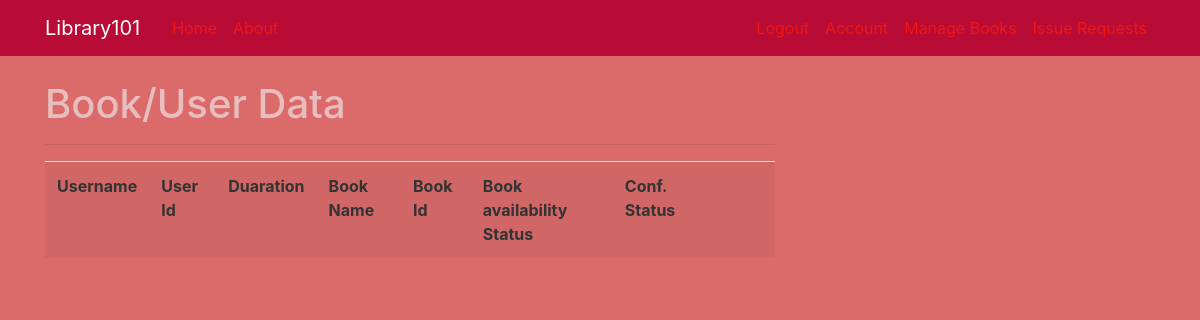
Page /issuers (signed in) on the earlier database version.
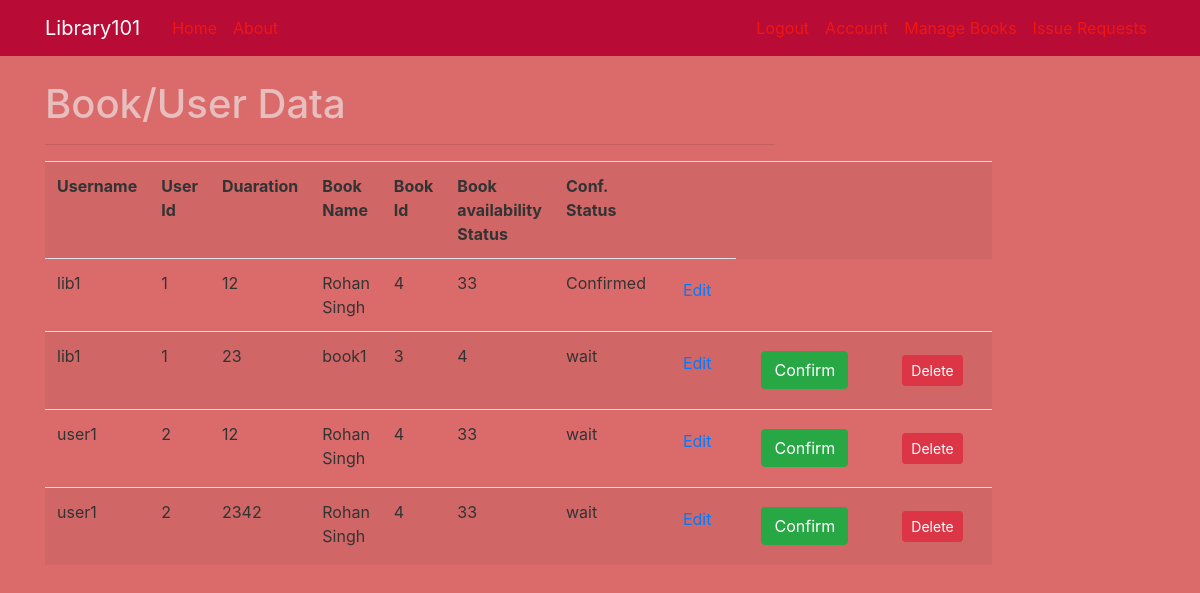
Same page on the later database version.
### web_App/models.py (models this page shows, shortened)
class Irequest(db.Model):
    id = db.Column(db.Integer, primary_key=True)
    book_name = db.Column(db.String(100), nullable=False)
    duration = db.Column(db.Integer, nullable=False)
    image_file = db.Column(db.String(20), nullable=False, default='default.jpg')
    confirmation_status = db.Column(db.String(20), nullable=False, default='wait')
    book_entry_id = db.Column(db.Integer, db.ForeignKey('book.id'), nullable=False)
    user_name = db.Column(db.String(20), db.ForeignKey('user.username'), nullable=False)

class User(db.Model, UserMixin):
    id = db.Column(db.Integer, primary_key=True)
    username = db.Column(db.String(20), unique=True, nullable=False)
    email = db.Column(db.String(120), unique=True, nullable=False)
    image_file = db.Column(db.String(20), nullable=False, default='default.jpg')
    password = db.Column(db.String(200), nullable=False)
    token=db.Column(db.String(20),nullable=True)
    books = db.relationship('Irequest', backref='issuer', lazy=True)
    posts = db.relationship('Post', backref='author', lazy=True)

class Book(db.Model):
    id = db.Column(db.Integer, primary_key=True)
    title = db.Column(db.String(100), nullable=False)
    genre = db.Column(db.String(40))
    writer = db.Column(db.String(20), nullable=False)
    publisher=db.Column(db.String(20), nullable=False)#db.Column(db.DateTime, nullable=False, default=datetime.utcnow)
    summary = db.Column(db.String(200), nullable=False)#db.Column(db.Text, nullable=False)
    availability=db.Column(db.Integer, nullable=False, default=0)
    img_file = db.Column(db.String(20), nullable=False, default='default1.jpeg')
    rating = db.Column(db.Integer ,nullable=False, default=0)
    posts = db.relationship('Post', backref='owner', lazy=True)
    issued = db.relationship('Irequest', backref='issued', lazy=True)

### web_App/route.py (the view)
@app.route("/issuers")
@login_required
def issuers():
    if(current_user.token):
        reqs=Irequest.query.all()
        return render_template('issuers.html', title='User Data', reqs=reqs)
    else:
        flash('Method Not Allowed', 'danger')
        return redirect(url_for('home'))

### web_App/models.py (called while the page is built)
@login_manager.user_loader
def load_user(user_id):
    if User.query.get(int(user_id)):
        return User.query.get(int(user_id))
    elif Librarian.query.get(int(user_id)):
        return Librarian.query.get(int(user_id))

### web_App/templates/issuers.html
{% extends "layout.html" %}
{% block content %}
  <h1>Book/User Data </h1>
  <hr>
  <table class="table table-striped">
    <tr>
      <th>Username</th>
      <th>User Id</th>
      <th>Duaration</th>
      <th>Book Name</th>
      <th>Book Id</th>
      <th>Book availability Status</th>
      <th>Conf. Status</th>
      <th></th>
      <th></th>
      <th></th>
    </tr>
    {% for req in reqs %}
      <tr>
        <td>{{req.user_name}}</td>
        <td>{{req.issuer.id}}</td>
        <td>{{req.duration}}</td>
        <td>{{req.book_name}}</td>
        <td>{{req.book_entry_id}}</td>
        <td>{{req.issued.availability}}</td>
        <td>{{req. confirmation_status}}</td>
        <td><a href="{{ url_for('edit_book', book_id=req.book_entry_id)}}" class="btn btn-default pull-right">Edit</a></td>
        {% if req.confirmation_status == 'wait' %}
        <td>
            <a href="{{ url_for('issue_confirmation', request_id=req.id)}}" class="btn btn-default pull-right">
            <button class="btn btn-success">Confirm</button></a></td>
        <td>
            <a href="{{ url_for('delete_confirmation', request_id=req.id)}}" class="btn btn-default pull-right">
            <button type="button" class="btn btn-danger btn-sm m-1" data-toggle="modal" data-target="#deleteModal">Delete</button></a>
        {% endif %}
        </td>
    </tr>
    {% endfor %}
  </table>
{% endblock %}

Differences in the rows shown:
added Irequest: user_name "lib1", issuer.id "1", duration "12", book_name "Rohan Singh", book_entry_id "4", issued.availability "33", confirmation_status "Confirmed"
added Irequest: user_name "lib1", issuer.id "1", duration "23", book_name "book1", book_entry_id "3", issued.availability "4", confirmation_status "wait"
added Irequest: user_name "user1", issuer.id "2", duration "12", book_name "Rohan Singh", book_entry_id "4", issued.availability "33", confirmation_status "wait"
added Irequest: user_name "user1", issuer.id "2", duration "2342", book_name "Rohan Singh", book_entry_id "4", issued.availability "33", confirmation_status "wait"
